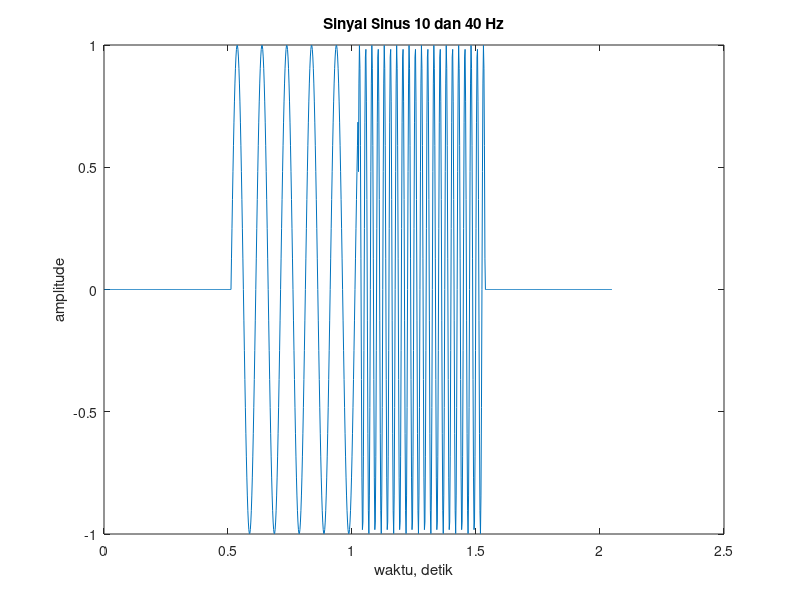
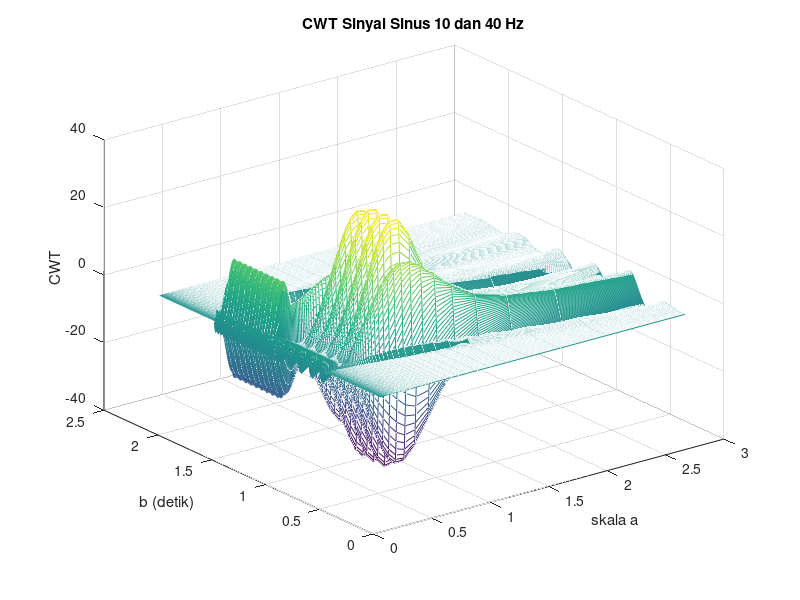

Write MATLAB code to recreate these figures, in order.
% Contoh 1 dan Gambar 3 dan Gambar 4 
% Membangkitkan dua sinusoaida yang berubah frekuensi secara step 
% Menerapkan alihragam wavelet kontinyu dan menggambar hasilnya 
  
clear all; close all; 
  
% Setting konstanta 
fs = 500;                           % frekuensi sampling 
N = 1024;                           % panjang sinyal 
%N=1152;
N1 = 512;                           % jumlah titik wavelet 
f1 = 10;                            % frekuensi sinusoida pertama dalam Hz 
f2 = 40;                            % frekuensi sinusoida kedua dalam Hz
 
resol_level = 128;                  % jumlah nilai a 
decr_a = .5;                        % penurunan a 
a_init = 4;                         % nilai awal a 
wo = pi*sqrt(2/log2(2));            % faktor skala frekuensi wavelet 
  
% Membangkitkan dua gelombang sinus pada Gambar 3 
tn = (1:N/4)/fs;                 % vektor waktu utk membangkitkan sinus 
b = (1:N)/fs;                    % vektor waktu untuk plotting 
x = [zeros(N/4,1);sin(2*pi*f1*tn)';sin(2*pi*f2*tn)';zeros(N/4,1)]; 
%x1=load ('relax-1-10.02.20.15.33.53.csv');
%x=x1(:,9);
plot (b,x) 
xlabel('waktu, detik') 
ylabel('amplitude') 
title('Sinyal Sinus 10 dan 40 Hz') 
ti = ((1:N1/2)/fs)*10;           % vektor waktu untuk membangun wavelet 
  
% Menghitung alihragam wavelet kontinyu (wavelet morlet) 
for i = 1:resol_level 
    a(i) = a_init/(1+i*decr_a);     % set skala 
    t = abs(ti/a(i));               % vektor skala untuk wavelet 
    mor = (exp(-t.^2).*cos(wo*t))/sqrt(a(i)); 
    wavelet = [fliplr(mor) mor];     % membuat simetri terhadap nol 
    ip = conv(x, wavelet);          % konvolusi wavelet dan sinyal 
    ex = fix((length(ip)-N)/2);     % menghitung titik tambahan/2 
    CW_Trans(:,i) = ip(ex+1:N+ex,1); 
end 
  
% Plot dalam 3 dimensi 
figure 
d = fliplr(CW_Trans); 
mesh(a,b,CW_Trans) 
xlabel('skala a') 
ylabel('b (detik)') 
zlabel('CWT') 
title('CWT Sinyal Sinus 10 dan 40 Hz') 
rotate3d on 
% view(130,50)